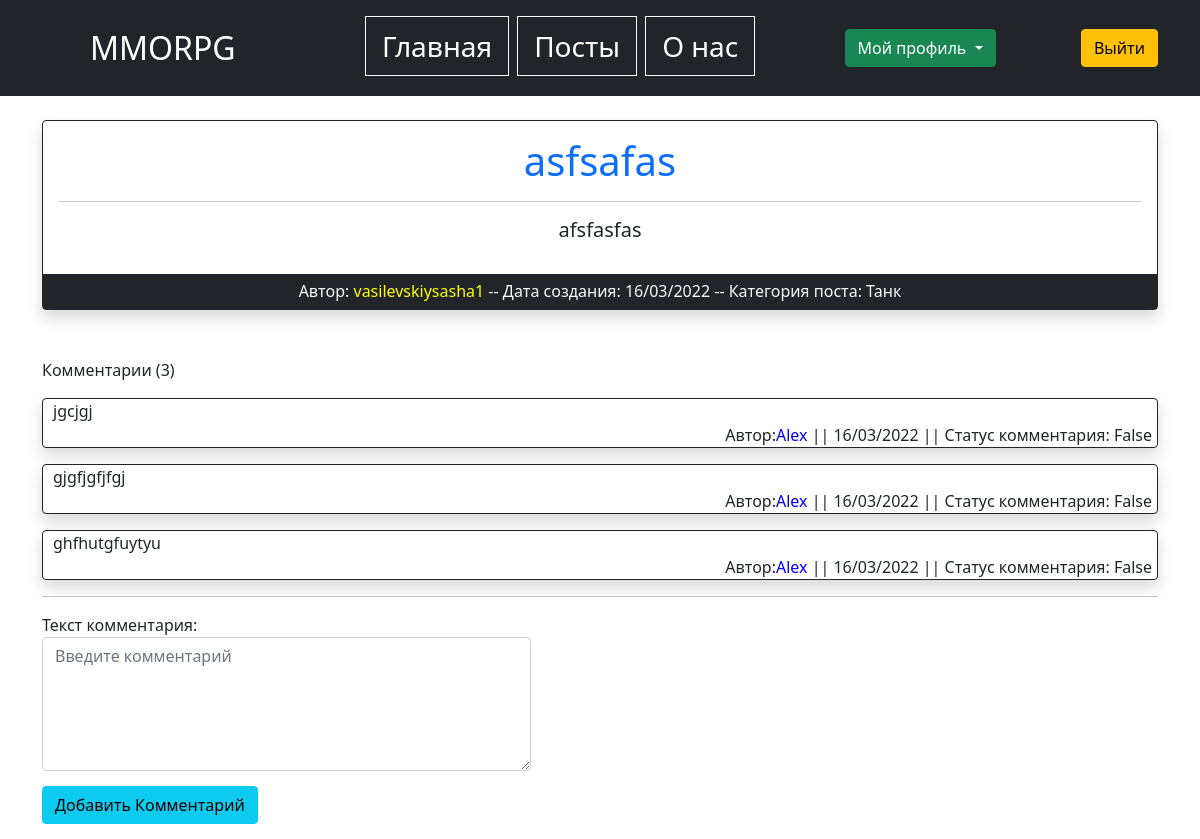
Screenshot of /posts/37/ (signed in) with the database file from the repository.
### news/models.py (models this page shows, shortened)
class Post(models.Model):
    Tank = 'Танк'
    Heal = 'Хиллы'
    DD = 'ДД'
    SELLERS = 'Торговцы'
    GILDMASTERS = 'Гилдмастеры'
    KVESTGRS = 'Квестгиверы'
    BLACKSMITHS = 'Кузнецы'
    LEATHERWRKS = 'Кожевники'
    CHEMISTS = 'Зельевары'
    SPELLMASTERS = 'Мастера Заклинаний'
    CATEGORY_CHOICES = [
        (Tank, 'Танк'),
        (Heal, 'Хиллы'),
        (DD, 'ДД'),
        (SELLERS, 'Торговцы'),
        (GILDMASTERS, 'Гилдмастеры'),
        (KVESTGRS, 'Квестгиверы'),
        (BLACKSMITHS, 'Кузнецы'),
        (LEATHERWRKS, 'Кожевники'),
        (CHEMISTS, 'Зельевары'),
        (SPELLMASTERS, 'Мастера Заклинаний')
    ]
    title = models.CharField(unique=True,
                             max_length=128,
                             verbose_name='Название'
                             )
    text = models.TextField(verbose_name='131')
    date_creation = models.DateTimeField(auto_now_add=True)
    category = models.CharField(choices=CATEGORY_CHOICES,
                                default='Tank',
                                verbose_name='Категория',
                                max_length=18
                                )
    author = models.ForeignKey(User,
                               on_delete=models.CASCADE,
                               verbose_name='Автор'
                               )
    rating = models.IntegerField(default=0)
    class Meta:
        verbose_name = 'Пост'
        verbose_name_plural = 'Посты'

class Comment(models.Model):
    user_comment = models.ForeignKey(User,
                                     on_delete=models.CASCADE,
                                     verbose_name='Автор комментария')
    text_comment = models.TextField(verbose_name='Текст коммента')
    post_comment = models.ForeignKey(Post,
                                     on_delete=models.CASCADE,
                                     related_name='comments_posts',
                                     verbose_name='Комментируемый пост')
    time_comment = models.DateTimeField(auto_now_add=True,
                                        verbose_name='Дата комментария')
    status_comment = models.BooleanField(verbose_name='Статус коммента',
                                         default=False,
                                        )
    objects = StatusComments()
    class Meta:
        verbose_name = 'Комментарий'
        verbose_name_plural = 'Комментарии'

### news/views.py (the view, shortened to what this page needs)
# urls.py: path('<int:pk>/', PostDetail.as_view(), name='post_detail'),
class PostDetail(LoginRequiredMixin, SuccessMessageMixin, DetailView, FormMixin ):
    model = Post
    template_name = 'MMORPG/post_detail.html'
    context_object_name = 'post'
    form_class = CommentForm
    success_msg = 'Комментарий успешно создан, ожидайте модерации'
    def post(self, request, *args, **kwargs):
        form = self.get_form()
        if form.is_valid():
            return self.form_valid(form)
        else:
            return self.form_invalid(form)

### news/forms.py
class CommentForm(ModelForm):
    text_comment = CharField(widget=Textarea(attrs={'class': 'form-control', 'placeholder': 'Введите комментарий', 'rows': 5}),
                     label='Текст комментария'
                     )
    class Meta:
        model = Comment
        fields = ['text_comment']

### news/models.py (called while the page is built)
    def get_queryset(self):
        return super().get_queryset().filter(Q(status_comment=False, user_comment=get_current_user()) |
                                             Q(status_comment=False, post_comment__author=get_current_user()) |
                                             Q(status_comment=True)
                                             )

### templates/MMORPG/post_detail.html (shortened to what this page needs)
{% extends 'MMORPG/flatpages/default.html' %}
{% block content %}
  <div class="card border-dark mb-5 mt-4 mb-3 shadow bg-body rounded" style="max-width: 80rem;">
    <div class="card-body text-dark">
      <h5 class="card-title display-6">
        <a href="{% url 'post_detail' post.id %}" style="text-decoration: none;">
          {{post.title}}
        </a>
      </h5>
      <hr>
      <p class="card-text"><h5>{{post.text|safe}}</h5></p>
    </div>
    <div class="card-header h6 bg-dark text-center text-light " style='border-bottom: 0px;'>
      Автор: <font color="yellow">{{ post.author }} </font> --
      Дата создания: {{ post.date_creation|date:'d/m/Y' }} --
      Категория поста: {{ post.category }}
    </div>
  </div>
  <p style="text-align:left"> Комментарии ({{post.comments_posts.all.count }}) </p>
  {% for comment in post.comments_posts.all %}
    <div class="card border-dark mb-1 mt-1 mb-3 shadow rounded " style="text-align:left; padding-left: 10px;">
        {{comment.text_comment}} <br>
        <nobr style="text-align:right; padding-right:5px">
            Автор:<font color="blue">{{comment.user_comment}}</font>
            || {{comment.time_comment|date:'d/m/Y'}}
            || Статус комментария: {{comment.status_comment}}
        </nobr>
    </div>
  {% endfor %}
  <hr>
  </div>
  <div style="width: 45%">
    <form action="" method="POST">
      {{ form }}
      <input type="submit" value="Добавить Комментарий" class="btn btn-info" style="margin: 15px 0px">
    </form>
  </div>
{% endblock content %}

### rows the page displays
Post: title "asfsafas", text "afsfasfas", author "vasilevskiysasha1", date_creation "16/03/2022", category "Танк", comments_posts.all.count "3"
Comment: text_comment "jgcjgj", user_comment "Alex", time_comment "16/03/2022", status_comment "False"
Comment: text_comment "gjgfjgfjfgj", user_comment "Alex", time_comment "16/03/2022", status_comment "False"
Comment: text_comment "ghfhutgfuytyu", user_comment "Alex", time_comment "16/03/2022", status_comment "False"
